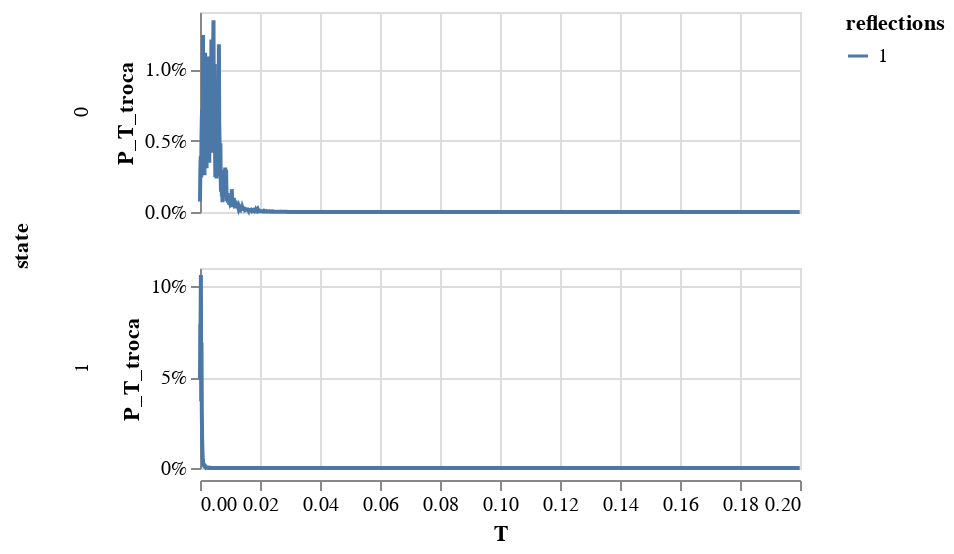

Notebook code for this chart:
### Code cell
alt.Chart(db_mean).mark_line().encode(
    x = 'T',
    y = alt.Y('P_T_troca').axis(format = '%'),
    row = 'state:N',
    color = 'reflections:N'
).properties(height = 100).resolve_scale(y = 'independent')

### Figure 1 — Vega-Lite specification as saved in the notebook (floating-point values rounded to 4 significant figures; data arrays with more than 128 entries replaced by an {"elided": "..."} marker saying what was removed)
{"config": {"view": {"continuousWidth": 300, "continuousHeight": 300}}, "data": {"name": "data-a794136c06b3cd0d2b195fc2910ea903"}, "mark": {"type": "line"}, "encoding": {"color": {"field": "reflections", "type": "nominal"}, "row": {"field": "state", "type": "nominal"}, "x": {"field": "T", "type": "quantitative"}, "y": {"axis": {"format": "%"}, "field": "P_T_troca", "type": "quantitative"}}, "height": 100, "resolve": {"scale": {"y": "independent"}}, "$schema": "https://vega.github.io/schema/vega-lite/v5.17.0.json", "datasets": {"data-a794136c06b3cd0d2b195fc2910ea903": {"elided": "4000 records"}}}
